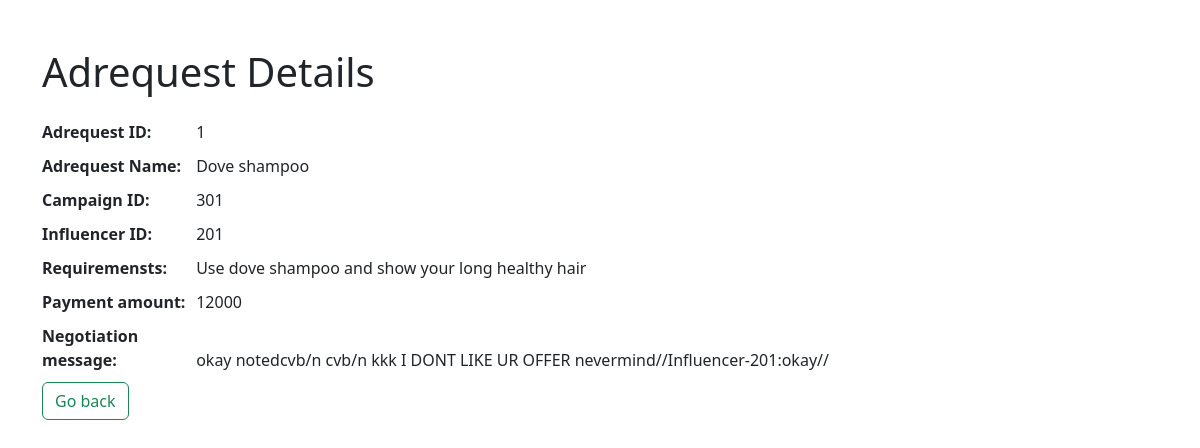
Page /adrequest/1 on the earlier database version.
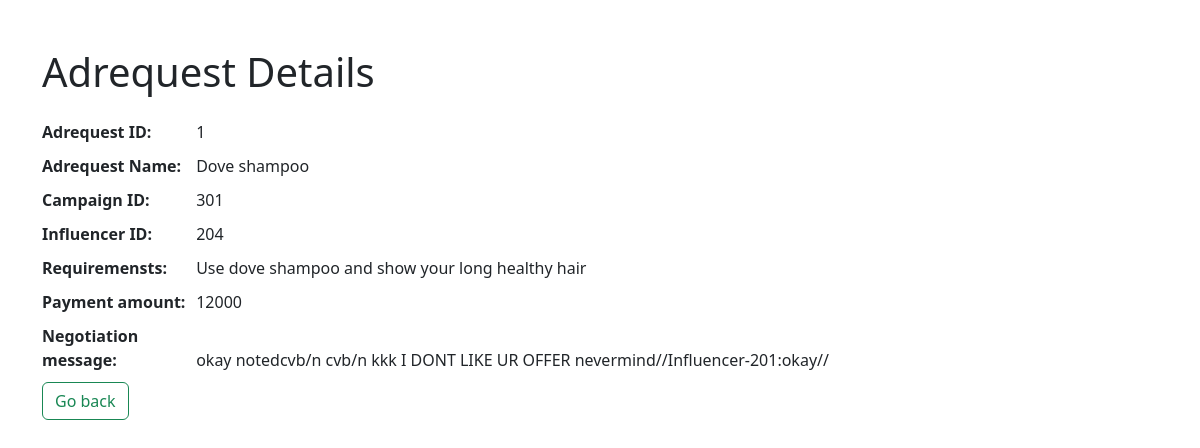
Same page on the later database version.
### application/models.py (models this page shows, shortened)
class Adrequest(db.Model):
    __tablename__="adrequest"
    adreq_id=db.Column(db.Integer,primary_key=True,nullable=False)
    adreq_name=db.Column(db.String,nullable=False)
    inf_id=db.Column(db.Integer,db.ForeignKey("influencer.inf_id"),nullable=False)
    camp_id=db.Column(db.Integer,db.ForeignKey("campaign.camp_id"),nullable=False)
    messages=db.Column(db.String)
    requirements=db.Column(db.String)
    pay_amount=db.Column(db.Integer,nullable=False)
    status=db.Column(db.String,nullable=False)

### application/controllers.py (the view)
@app.route("/adrequest/<int:adreq_id>",methods=["GET","POST"])
def ad_details(adreq_id):
    adreq=Adrequest.query.get(adreq_id)
    if request.method=="GET":
        return render_template("ad_details.html",adreq=adreq)

### templates/ad_details.html (shortened to what this page needs)
<!DOCTYPE html>
<html lang="en">
<head>
    <link href="https://cdn.jsdelivr.net/npm/bootstrap@5.3.3/dist/css/bootstrap.min.css" rel="stylesheet">
</head>
<body>
    <div class="container mt-5">
        <h1 class="mb-4">Adrequest Details</h1>
        <div class="detail"><strong>Adrequest ID:</strong> {{adreq.adreq_id}}</div>
        <div class="detail"><strong>Adrequest Name:</strong> {{adreq.adreq_name}}</div>
        <div class="detail"><strong>Campaign ID:</strong> {{adreq.camp_id}}</div>
        <div class="detail"><strong>Influencer ID:</strong> {{adreq.inf_id}}</div>
        <div class="detail"><strong>Requiremensts:</strong> {{adreq.requirements}}</div>
        <div class="detail"><strong>Payment amount:</strong> {{adreq.pay_amount}}</div>
        <div class="detail"><strong>Negotiation message:</strong> {{adreq.messages}}</div>
        <a href="{{url_for('adminsearch', search_type='camp_name')}}"><button class="btn btn-outline-success" type="button">Go back</button></a>
    </div>
</body>
</html>

Differences in the rows shown:
changed Adrequest "Dove shampoo": inf_id "201" → "204"
